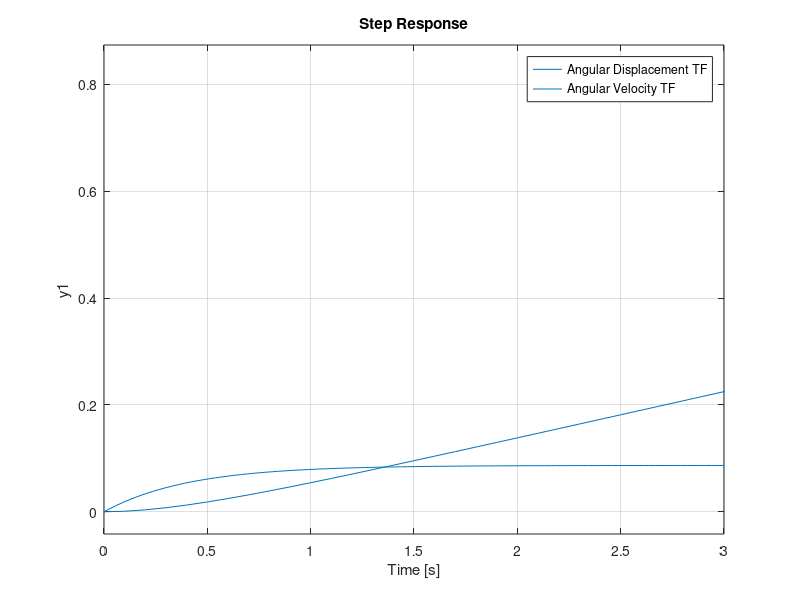

MATLAB code to generate this figure:
clear 
clf
%a
sys = tf(0.0425, [1 2.45 0]); % Angular Displacement
step(5 * sys, 10);
%Graph is pretty much a ramp
%This makes sense as the motor shaft will continue to spin while powered.
%If we were to plot between -180 and 180 we would see this loop around like
%a sawtooth wave
hold on
%b
%Angular Velocity, so have to differentiate the TF i.e. multiply by s
sys2 = tf(0.0425, [1 2.45]);
step(5 * sys2);
% steady state is 0.0867 rads/sec
legend("Angular Displacement TF", "Angular Velocity TF")
